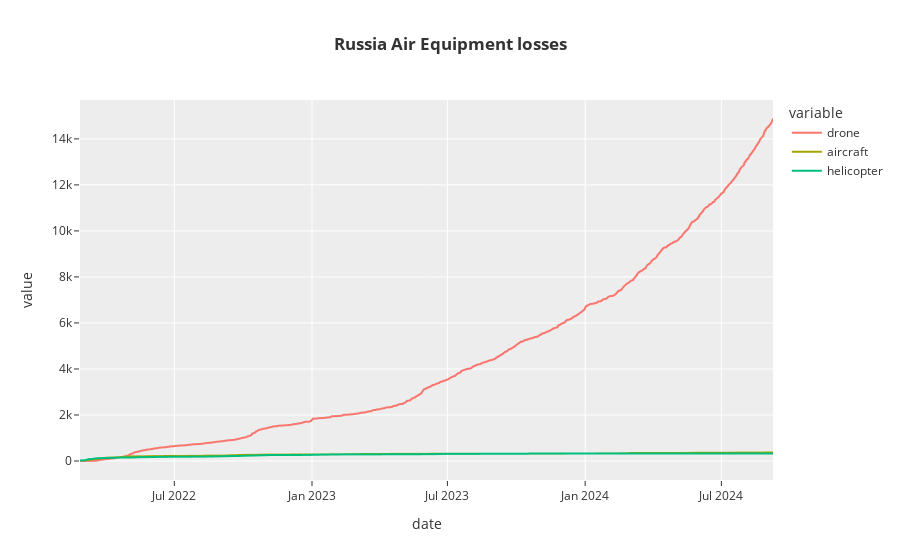
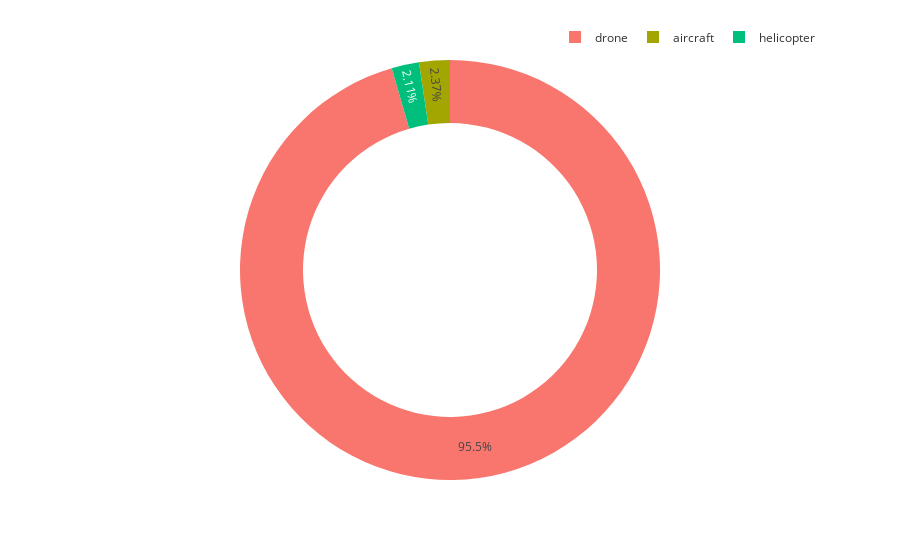

The cell these charts' notebook holds for them, in order:
### Code cell
fig=px.line(df2,x='date',y=['drone','aircraft','helicopter'],template='ggplot2',title='<b>Russia Air Equipment losses')
fig.show()
names=['aircraft','helicopter','drone']
values=[df2['aircraft'].max(),df2['helicopter'].max(),df2['drone'].max()]
fig=px.pie(names=names,values=values,hole=.7,template='ggplot2')
fig.update_layout(title_x=0.5,legend=dict(orientation='h',yanchor='bottom',y=1.02,xanchor='right',x=1))

### Figure 1 — Plotly figure (JSON) as saved in the notebook; plotly's stock layout.template omitted (floating-point values rounded to 4 significant figures; data arrays with more than 128 entries replaced by an {"elided": "..."} marker saying what was removed)
{"data": [{"hovertemplate": "variable=drone<br>date=%{x}<br>value=%{y}<extra></extra>", "legendgroup": "drone", "line": {"color": "#F8766D", "dash": "solid"}, "marker": {"symbol": "circle"}, "mode": "lines", "name": "drone", "showlegend": true, "type": "scattergl", "x": {"elided": "927 str values"}, "xaxis": "x", "y": {"elided": "927 int values"}, "yaxis": "y"}, {"hovertemplate": "variable=aircraft<br>date=%{x}<br>value=%{y}<extra></extra>", "legendgroup": "aircraft", "line": {"color": "#A3A500", "dash": "solid"}, "marker": {"symbol": "circle"}, "mode": "lines", "name": "aircraft", "showlegend": true, "type": "scattergl", "x": {"elided": "927 str values"}, "xaxis": "x", "y": {"elided": "927 int values"}, "yaxis": "y"}, {"hovertemplate": "variable=helicopter<br>date=%{x}<br>value=%{y}<extra></extra>", "legendgroup": "helicopter", "line": {"color": "#00BF7D", "dash": "solid"}, "marker": {"symbol": "circle"}, "mode": "lines", "name": "helicopter", "showlegend": true, "type": "scattergl", "x": {"elided": "927 str values"}, "xaxis": "x", "y": {"elided": "927 int values"}, "yaxis": "y"}], "layout": {"autosize": true, "legend": {"title": {"text": "variable"}, "tracegroupgap": 0}, "title": {"text": "<b>Russia Air Equipment losses"}, "xaxis": {"anchor": "y", "autorange": true, "domain": [0, 1], "range": ["2022-02-25", "2024-09-08"], "title": {"text": "date"}, "type": "date"}, "yaxis": {"anchor": "x", "autorange": true, "domain": [0, 1], "range": [-825.8, 15690.0], "title": {"text": "value"}, "type": "linear"}}}

### Figure 2 — Plotly figure (JSON) as saved in the notebook; plotly's stock layout.template omitted (floating-point values rounded to 4 significant figures)
{"data": [{"domain": {"x": [0, 1], "y": [0, 1]}, "hole": 0.7, "hovertemplate": "label=%{label}<br>value=%{value}<extra></extra>", "labels": ["aircraft", "helicopter", "drone"], "legendgroup": "", "name": "", "showlegend": true, "type": "pie", "values": [368, 328, 14864]}], "layout": {"autosize": true, "legend": {"orientation": "h", "tracegroupgap": 0, "x": 1, "xanchor": "right", "y": 1.02, "yanchor": "bottom"}, "margin": {"t": 60}, "title": {"x": 0.5}}}
